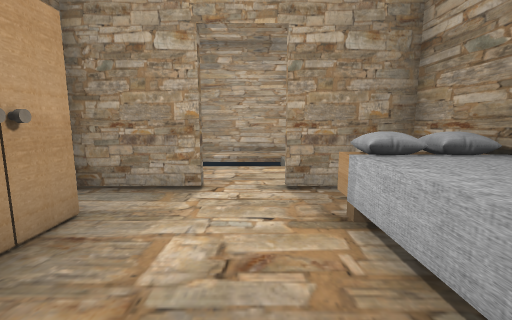
[1] (above)

16 first-person views from a walk through a level from a Godot 3-D game. The camera is 1.3 m above the floor, tilts 8° down and sees 90° across. Doors that lead somewhere are drawn open, without their leaves. The floor is counted in squares, 1 m on a side. Each view is taken from the middle of a square. On the plan, view 1 faces up. The plan holds only what a view shows up to about 13 squares ahead; the rest is blank. The place goes on beyond the plan. Some surface patterns are stand-ins.

[2]
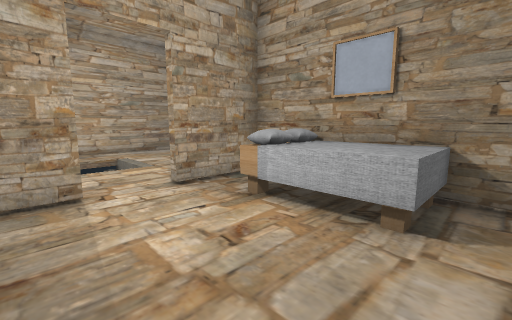

[3]
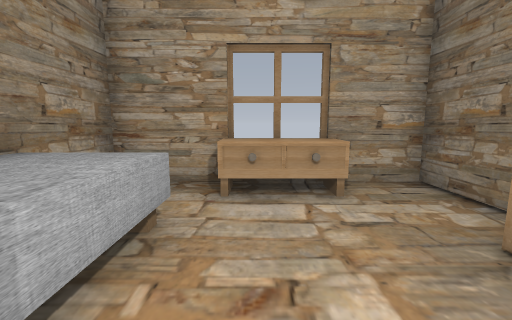

[4]
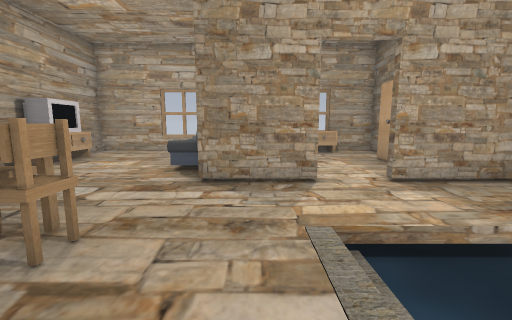

[5]
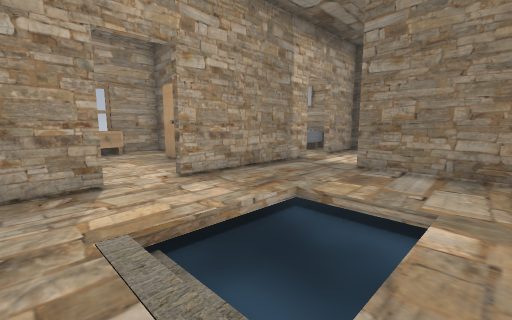

[6]
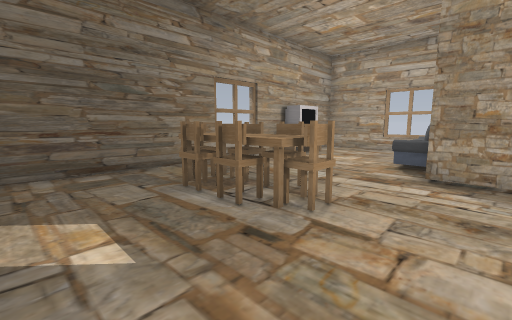

[7]
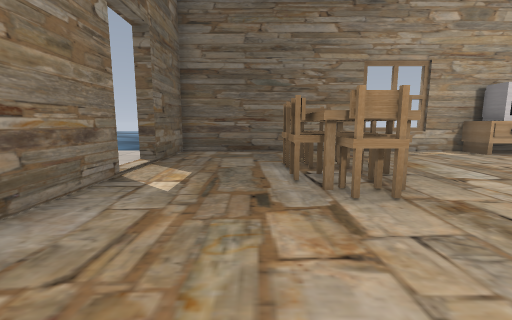

[8]
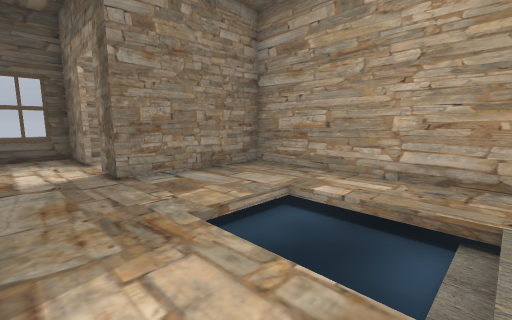

[9]
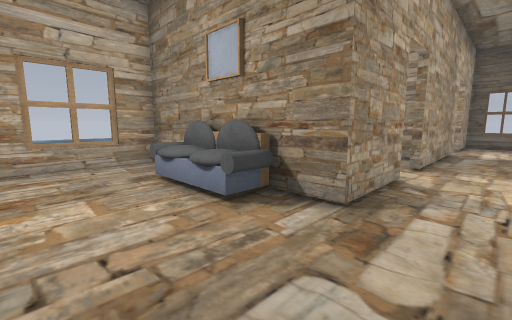

[10]
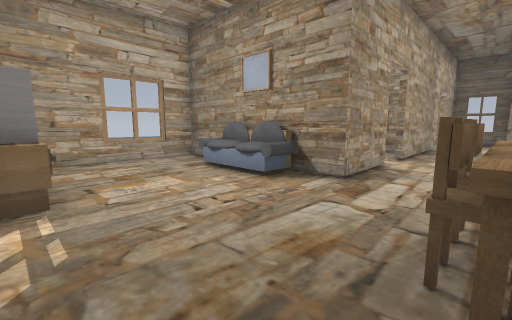

[11]
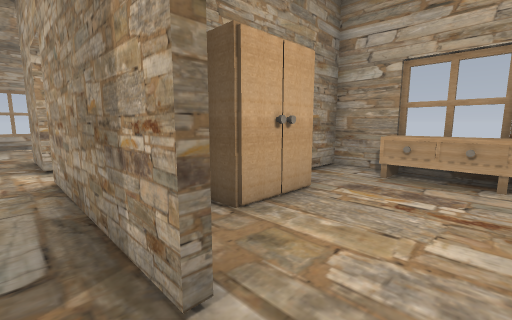

[12]
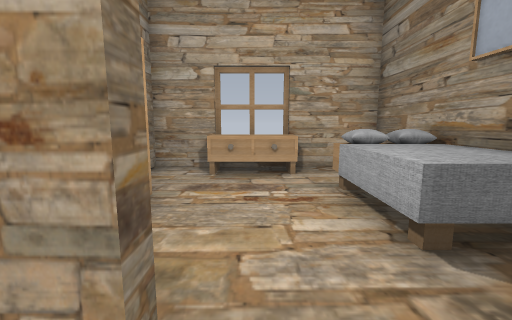

[13]
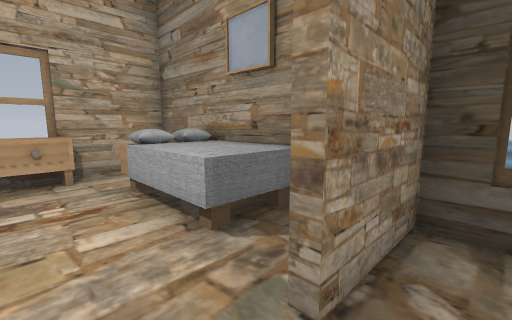

[14]
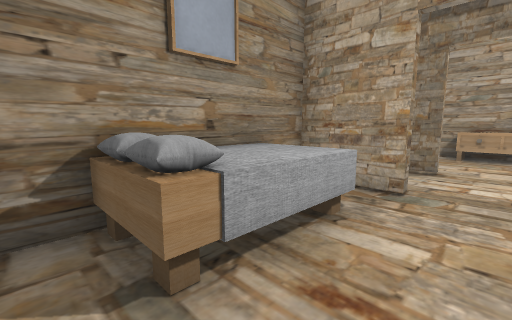

[15]
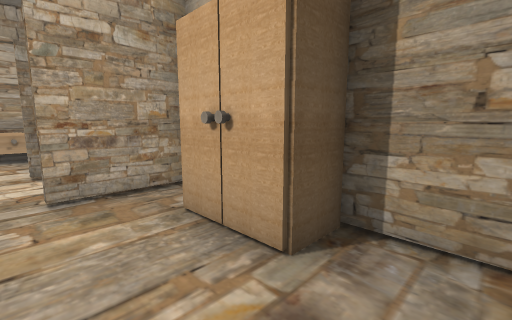

[16]
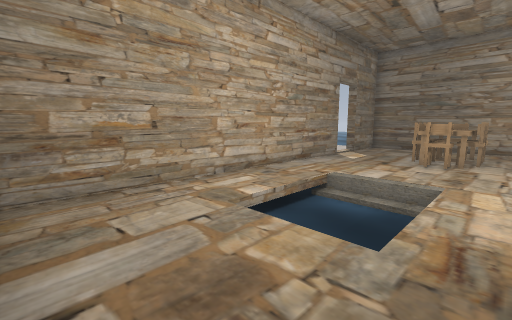

### Floor plan
Key: @ floor where view 1 was taken; # wall or solid block; . floor; / step, stairs or slope; D open door; = window, fence, low wall or low ledge; ≈ liquid the walk keeps out of; C closet; B bed; R drawers; T table; H chair; S sofa; A TV.
Columns run from 11 left of view 1 to 10 right of it. Each row starts with its distance up from view 1.
 14                    ..≈
 13   #   ###########DD##
 12   .RRR...............#
 11   ...R#..............#
 10   ....#..≈≈≈/........#
  9 #.....#..≈≈≈/..TTTT..#
  8 ###DD##..≈≈≈/..TTTTH.#
  7 #....................#
  6 #....................=
  5 ###DD#####DD###......=
  4 #......#......#S.....#
  3 #BB...##C...BBBS....A≈
  2 #BB...C#C...BBBS....A≈
  1 #BB....#....BB#S....A≈
  0 #......#...@..#......#
 -1 #..RRR.#..RR..#......#
 -2 ≈###############==###≈

Where each view was taken, in squares from view 1:
view 1: 0 up, 0 right, facing up
view 2: 0 up, 2 left, facing up-right
view 3: 4 up, 0 right, facing down
view 4: 11 up, 2 right, facing down
view 5: 11 up, 2 right, facing down-left
view 6: 12 up, 2 right, facing down-right
view 7: 10 up, 1 right, facing right
view 8: 6 up, 1 right, facing up-left
view 9: 7 up, 7 right, facing down-left
view 10: 8 up, 9 right, facing down-left
view 11: 6 up, 8 left, facing down-right
view 12: 6 up, 7 left, facing down
view 13: 6 up, 7 left, facing down-left
view 14: 0 up, 7 left, facing up-left
view 15: 0 up, 7 left, facing up-right
view 16: 7 up, 5 left, facing up-right
